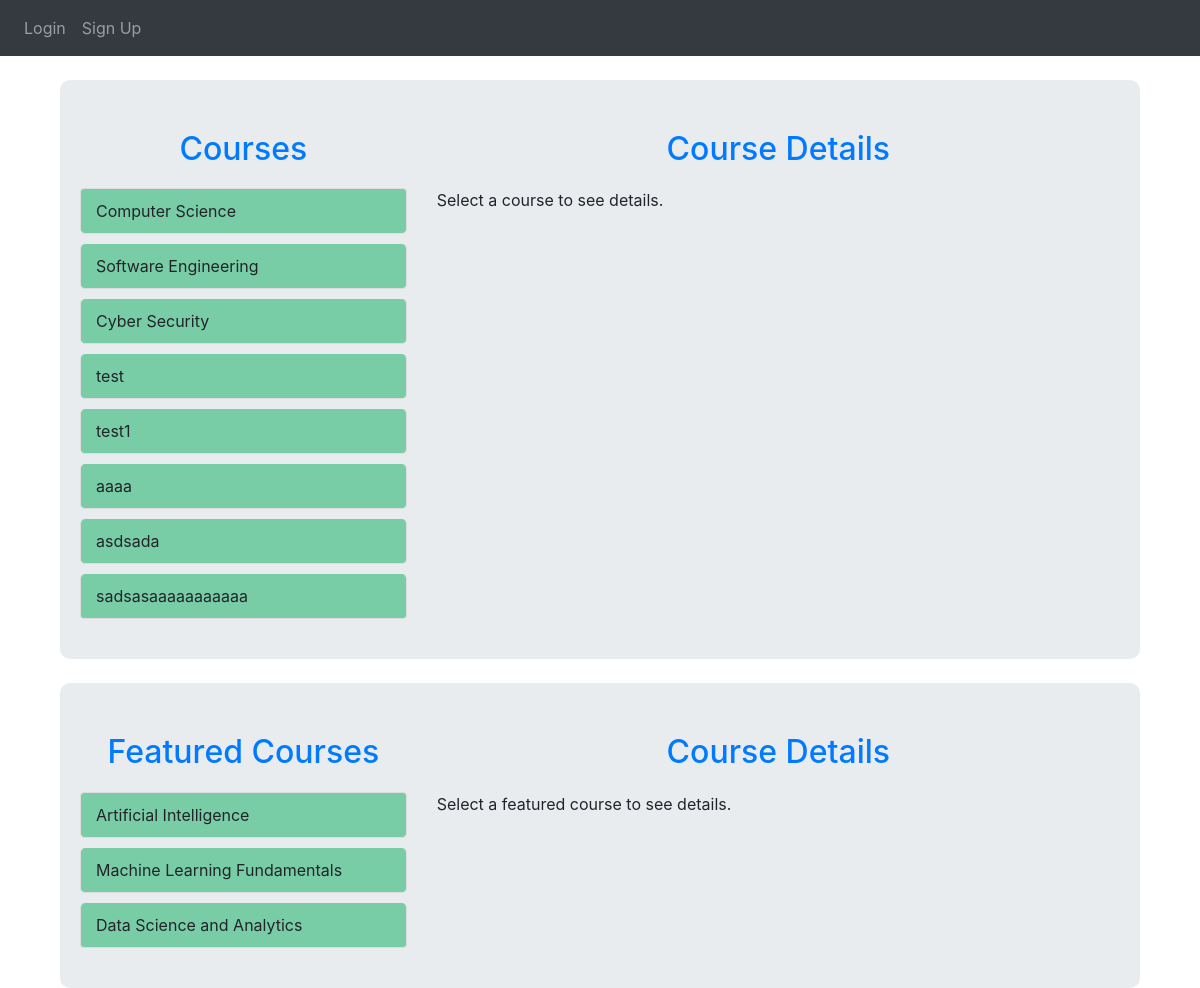
The page /course on the database its author committed.
### website/models.py (models this page shows)
class Course(db.Model):
    id = db.Column(db.Integer, primary_key=True)
    title = db.Column(db.String(250), unique=True)
    description = db.Column(db.String(10000))
    modules = db.relationship('Module', backref='course', lazy=True)

### website/views.py (the view)
@views.route('/course', methods=['GET', 'POST'])
def courses():
    courses = Course.query.all()  # Get all courses from the database
    return render_template("course.html", user=current_user, courses=courses)

### website/templates/course.html (shortened to what this page needs)
{% extends "base.html" %}
{% block content %}
<div class="container mt-4">
  <div class="section-container">
    <div class="row">
      <div class="col-md-4">
        <h2 class="section-title">Courses</h2>
        <ul class="list-group" id="course-list">
          {% for course in courses %}
          <li class="list-group-item course-item" data-course-id="{{ course.id }}">{{ course.title }}</li>
          {% endfor %}
        </ul>
      </div>
      <div class="col-md-8">
        <h2 class="section-title">Course Details</h2>
        <div id="course-details">
          <p>Select a course to see details.</p>
        </div>
      </div>
    </div>
  </div>
</div>
<div class="container mt-4">
  <div class="section-container">
    <div class="row">
      <div class="col-md-4">
        <h2 class="section-title">Featured Courses</h2>
        <ul class="list-group" id="featured-course-list">
        </ul>
      </div>
      <div class="col-md-8">
        <h2 class="section-title">Course Details</h2>
        <div id="featured-course-details">
          <p>Select a featured course to see details.</p>
        </div>
      </div>
    </div>
  </div>
</div>
{% endblock %}

### website/templates/course.html (style rules this page uses)
.course-item { cursor: pointer; transition: background-color 0.3s; }
.list-group-item { border: 1px solid #ddd; margin-bottom: 10px; border-radius: 5px; padding: 10px 15px; background-color: #79cda6; }
.section-title { text-align: center; font-size: 2rem; margin-top: 20px; margin-bottom: 20px; color: #007bff; }
.section-container { background: #e9ecef; padding: 30px 20px; border-radius: 10px; }

### rows shown on the page
Course: title "Computer Science"
Course: title "Software Engineering"
Course: title "Cyber Security"
Course: title "test"
Course: title "test1"
Course: title "aaaa"
Course: title "asdsada"
Course: title "sadsasaaaaaaaaaaa"
